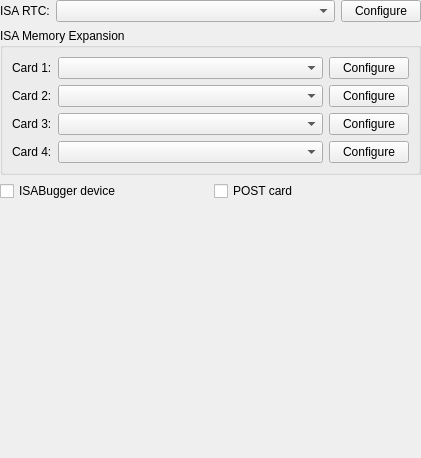
<?xml version="1.0" encoding="UTF-8"?>
<ui version="4.0">
 <class>SettingsOtherPeripherals</class>
 <widget class="QWidget" name="SettingsOtherPeripherals">
  <property name="geometry">
   <rect>
    <x>0</x>
    <y>0</y>
    <width>421</width>
    <height>458</height>
   </rect>
  </property>
  <property name="windowTitle">
   <string>Form</string>
  </property>
  <layout class="QVBoxLayout" name="verticalLayout">
   <property name="leftMargin">
    <number>0</number>
   </property>
   <property name="topMargin">
    <number>0</number>
   </property>
   <property name="rightMargin">
    <number>0</number>
   </property>
   <property name="bottomMargin">
    <number>0</number>
   </property>
   <item>
    <layout class="QHBoxLayout" name="horizontalLayout">
     <item>
      <widget class="QLabel" name="label">
       <property name="text">
        <string>ISA RTC:</string>
       </property>
      </widget>
     </item>
     <item>
      <widget class="QComboBox" name="comboBoxRTC">
       <property name="sizePolicy">
        <sizepolicy hsizetype="MinimumExpanding" vsizetype="Fixed">
         <horstretch>0</horstretch>
         <verstretch>0</verstretch>
        </sizepolicy>
       </property>
      </widget>
     </item>
     <item>
      <widget class="QPushButton" name="pushButtonConfigureRTC">
       <property name="text">
        <string>Configure</string>
       </property>
      </widget>
     </item>
    </layout>
   </item>
   <item>
    <widget class="QGroupBox" name="groupBox">
     <property name="title">
      <string>ISA Memory Expansion</string>
     </property>
     <layout class="QGridLayout" name="gridLayout">
      <item row="1" column="2">
       <widget class="QPushButton" name="pushButtonConfigureCard2">
        <property name="text">
         <string>Configure</string>
        </property>
       </widget>
      </item>
      <item row="1" column="1">
       <widget class="QComboBox" name="comboBoxCard2"/>
      </item>
      <item row="2" column="2">
       <widget class="QPushButton" name="pushButtonConfigureCard3">
        <property name="text">
         <string>Configure</string>
        </property>
       </widget>
      </item>
      <item row="1" column="0">
       <widget class="QLabel" name="label_3">
        <property name="text">
         <string>Card 2:</string>
        </property>
       </widget>
      </item>
      <item row="2" column="0">
       <widget class="QLabel" name="label_4">
        <property name="text">
         <string>Card 3:</string>
        </property>
       </widget>
      </item>
      <item row="0" column="2">
       <widget class="QPushButton" name="pushButtonConfigureCard1">
        <property name="text">
         <string>Configure</string>
        </property>
       </widget>
      </item>
      <item row="0" column="1">
       <widget class="QComboBox" name="comboBoxCard1">
        <property name="sizePolicy">
         <sizepolicy hsizetype="MinimumExpanding" vsizetype="Fixed">
          <horstretch>0</horstretch>
          <verstretch>0</verstretch>
         </sizepolicy>
        </property>
       </widget>
      </item>
      <item row="0" column="0">
       <widget class="QLabel" name="label_2">
        <property name="text">
         <string>Card 1:</string>
        </property>
       </widget>
      </item>
      <item row="2" column="1">
       <widget class="QComboBox" name="comboBoxCard3"/>
      </item>
      <item row="3" column="1">
       <widget class="QComboBox" name="comboBoxCard4"/>
      </item>
      <item row="3" column="2">
       <widget class="QPushButton" name="pushButtonConfigureCard4">
        <property name="text">
         <string>Configure</string>
        </property>
       </widget>
      </item>
      <item row="3" column="0">
       <widget class="QLabel" name="label_5">
        <property name="text">
         <string>Card 4:</string>
        </property>
       </widget>
      </item>
     </layout>
    </widget>
   </item>
   <item>
    <layout class="QHBoxLayout" name="horizontalLayout_2">
     <item>
      <widget class="QCheckBox" name="checkBoxISABugger">
       <property name="text">
        <string>ISABugger device</string>
       </property>
      </widget>
     </item>
     <item>
      <widget class="QCheckBox" name="checkBoxPOSTCard">
       <property name="text">
        <string>POST card</string>
       </property>
      </widget>
     </item>
    </layout>
   </item>
   <item>
    <spacer name="verticalSpacer">
     <property name="orientation">
      <enum>Qt::Vertical</enum>
     </property>
     <property name="sizeHint" stdset="0">
      <size>
       <width>20</width>
       <height>40</height>
      </size>
     </property>
    </spacer>
   </item>
  </layout>
 </widget>
 <resources/>
 <connections/>
</ui>
